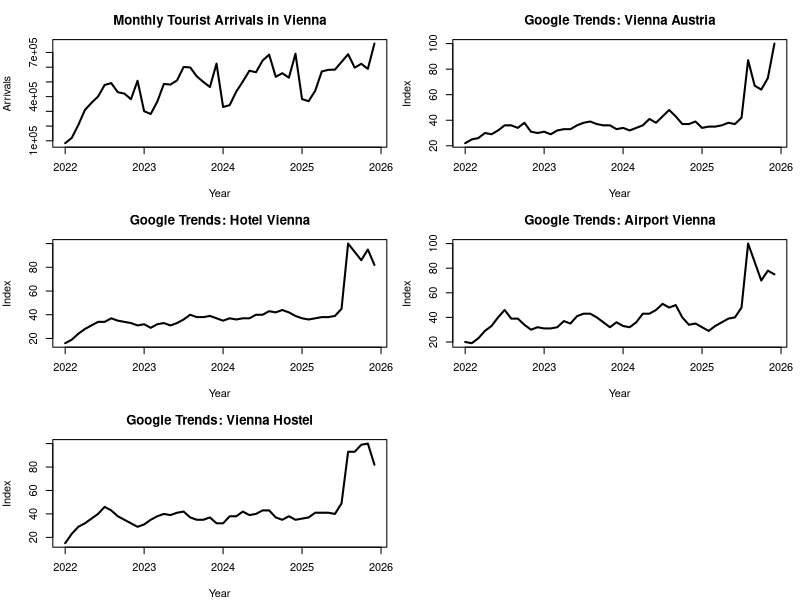
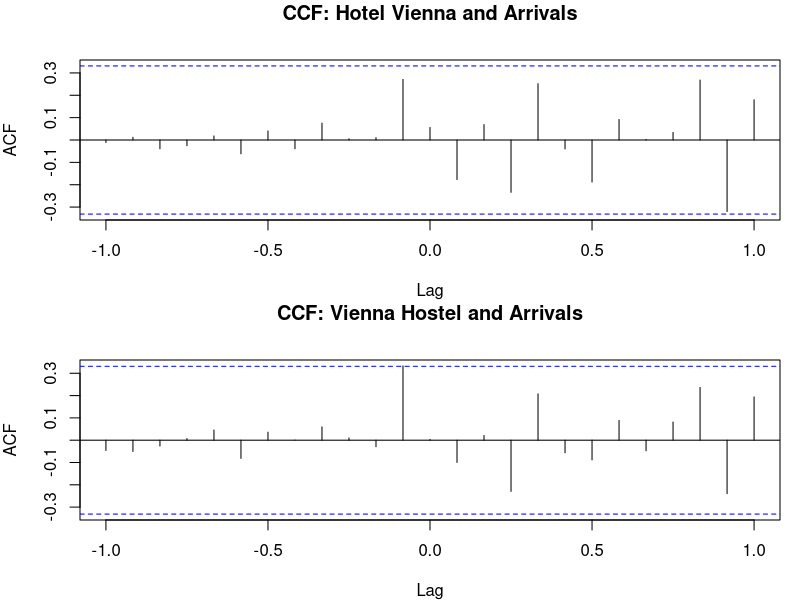
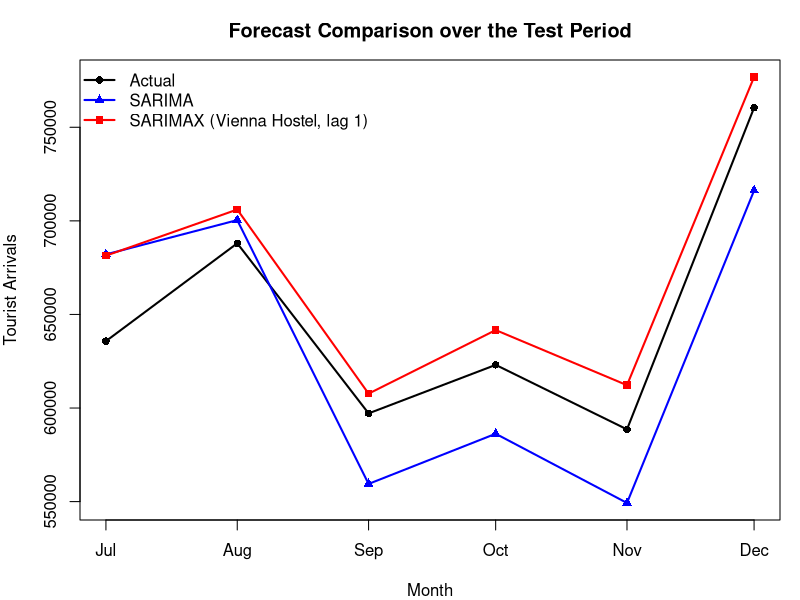
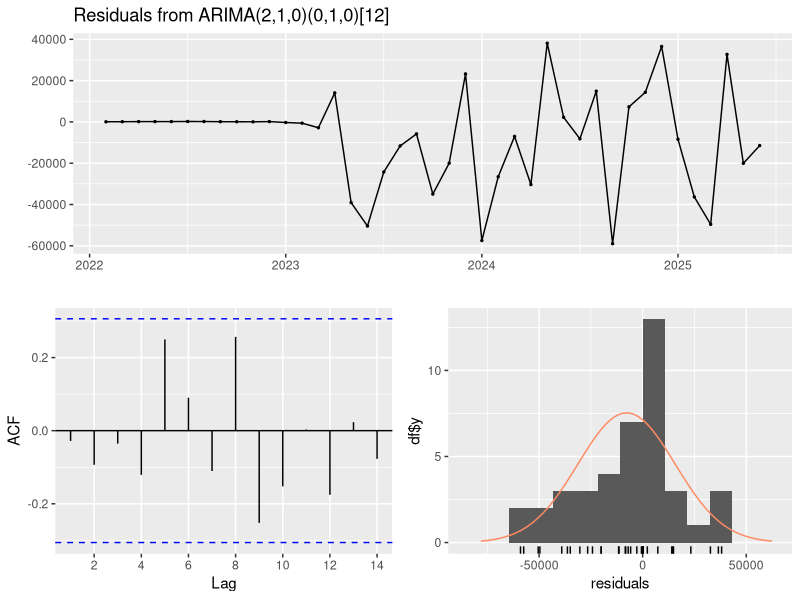
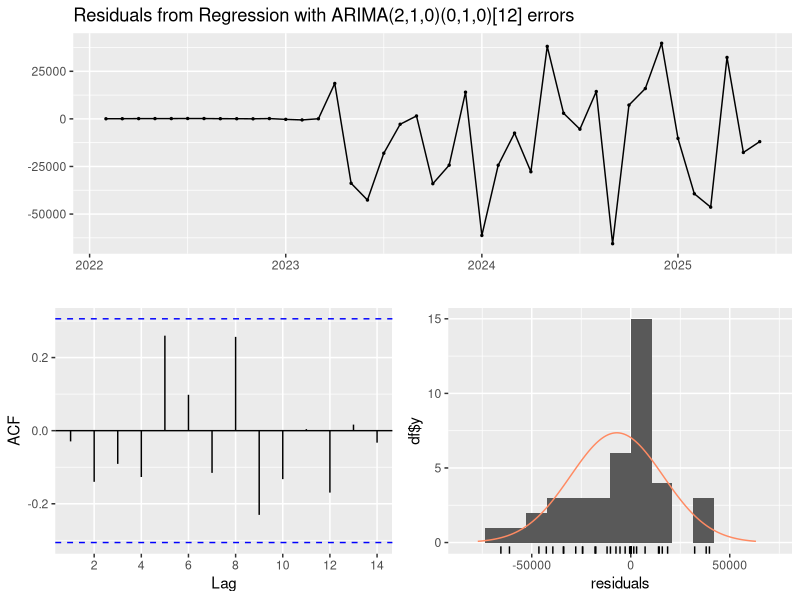

The R script that drew these images, in order:
# =========================================================
# Forecasting Monthly Tourist Arrivals in Vienna (2022–2025)
# R script
# =========================================================

# -------------------------
# 0. Packages
# -------------------------
library(forecast)
library(tseries)
library(lmtest)

# -------------------------
# 1.prepare data
# -------------------------
setwd("/Users/susan/Desktop/SE/data")

df <- read.csv("vienna_tourism.csv", stringsAsFactors = FALSE)

# Check data
colnames(df)
head(df)
str(df)

# Convert variables
df$Time <- as.Date(df$Time)

df$Arrivals <- as.numeric(df$Arrivals)
df$vienna.austria <- as.numeric(df$vienna.austria)
df$hotel.vienna <- as.numeric(df$hotel.vienna)
df$airport.vienna <- as.numeric(df$airport.vienna)
df$Vienna.hostel <- as.numeric(df$Vienna.hostel)

# Time series objects
arrivals_ts <- ts(df$Arrivals, start = c(2022, 1), frequency = 12)
austria_ts  <- ts(df$vienna.austria, start = c(2022, 1), frequency = 12)
hotel_ts    <- ts(df$hotel.vienna, start = c(2022, 1), frequency = 12)
airport_ts  <- ts(df$airport.vienna, start = c(2022, 1), frequency = 12)
hostel_ts   <- ts(df$Vienna.hostel, start = c(2022, 1), frequency = 12)

# -------------------------
# 2. Table 1: Descriptive statistics
# -------------------------
period <- format(df$Time, "%Y-%m")

get_stats <- function(x, varname, period) {
  min_idx <- which.min(x)
  max_idx <- which.max(x)
  
  data.frame(
    Variable = varname,
    Mean = round(mean(x, na.rm = TRUE), 2),
    SD = round(sd(x, na.rm = TRUE), 2),
    Min = round(min(x, na.rm = TRUE), 2),
    Min_Period = period[min_idx],
    Max = round(max(x, na.rm = TRUE), 2),
    Max_Period = period[max_idx]
  )
}

table1 <- rbind(
  get_stats(df$Arrivals, "Arrivals", period),
  get_stats(df$vienna.austria, "Vienna Austria", period),
  get_stats(df$hotel.vienna, "Hotel Vienna", period),
  get_stats(df$airport.vienna, "Airport Vienna", period),
  get_stats(df$Vienna.hostel, "Vienna Hostel", period)
)

print(table1)

# -------------------------
# 3. Figure 1: Time series plots
# -------------------------

par(mfrow = c(3, 2), mar = c(4, 4, 3, 1))

plot(arrivals_ts, type = "l", lwd = 2,
     main = "Monthly Tourist Arrivals in Vienna",
     ylab = "Arrivals", xlab = "Year")

plot(austria_ts, type = "l", lwd = 2,
     main = "Google Trends: Vienna Austria",
     ylab = "Index", xlab = "Year")

plot(hotel_ts, type = "l", lwd = 2,
     main = "Google Trends: Hotel Vienna",
     ylab = "Index", xlab = "Year")

plot(airport_ts, type = "l", lwd = 2,
     main = "Google Trends: Airport Vienna",
     ylab = "Index", xlab = "Year")

plot(hostel_ts, type = "l", lwd = 2,
     main = "Google Trends: Vienna Hostel",
     ylab = "Index", xlab = "Year")

par(mfrow = c(1, 1))

# -------------------------
# 4. ADF tests
# -------------------------
cat("--- ADF Test for Arrivals ---\n")
print(adf.test(arrivals_ts))

cat("--- ADF Test for Vienna Austria ---\n")
print(adf.test(austria_ts))

cat("--- ADF Test for Hotel Vienna ---\n")
print(adf.test(hotel_ts))

cat("--- ADF Test for Airport Vienna ---\n")
print(adf.test(airport_ts))

cat("--- ADF Test for Vienna Hostel ---\n")
print(adf.test(hostel_ts))

# First differences
arrivals_diff1 <- diff(arrivals_ts)
austria_diff1  <- diff(austria_ts)
hotel_diff1    <- diff(hotel_ts)
airport_diff1  <- diff(airport_ts)
hostel_diff1   <- diff(hostel_ts)

cat("--- ADF Test for First-Differenced Arrivals ---\n")
print(adf.test(arrivals_diff1))

cat("--- ADF Test for First-Differenced Vienna Austria ---\n")
print(adf.test(austria_diff1))

cat("--- ADF Test for First-Differenced Hotel Vienna ---\n")
print(adf.test(hotel_diff1))

cat("--- ADF Test for First-Differenced Airport Vienna ---\n")
print(adf.test(airport_diff1))

cat("--- ADF Test for First-Differenced Vienna Hostel ---\n")
print(adf.test(hostel_diff1))

# Seasonal / combined differencing for Arrivals
arrivals_seasdiff <- diff(arrivals_ts, lag = 12)
arrivals_bothdiff <- diff(diff(arrivals_ts), lag = 12)

cat("--- ADF Test for Seasonal-Differenced Arrivals ---\n")
print(adf.test(arrivals_seasdiff))

cat("--- ADF Test for First + Seasonal Differenced Arrivals ---\n")
print(adf.test(arrivals_bothdiff))

# Second differences for appendix variables
austria_diff2 <- diff(austria_ts, differences = 2)
airport_diff2 <- diff(airport_ts, differences = 2)

cat("--- ADF Test for Second-Differenced Vienna Austria ---\n")
print(adf.test(austria_diff2))

cat("--- ADF Test for Second-Differenced Airport Vienna ---\n")
print(adf.test(airport_diff2))

# -------------------------
# 5. CCF plots 
# -------------------------
arrivals_use <- diff(diff(arrivals_ts), lag = 12)
hotel_use    <- diff(hotel_ts)
hostel_use   <- diff(hostel_ts)

hotel_use <- window(
  hotel_use,
  start = time(arrivals_use)[1],
  end   = time(arrivals_use)[length(arrivals_use)]
)

hostel_use <- window(
  hostel_use,
  start = time(arrivals_use)[1],
  end   = time(arrivals_use)[length(arrivals_use)]
)


par(mfrow = c(2, 1), mar = c(4, 4, 3, 1))

ccf(hotel_use, arrivals_use,
    lag.max = 12,
    main = "CCF: Hotel Vienna and Arrivals")

ccf(hostel_use, arrivals_use,
    lag.max = 12,
    main = "CCF: Vienna Hostel and Arrivals")

par(mfrow = c(1, 1))

# -------------------------
# 6. Granger tests 
# -------------------------
g_h1 <- grangertest(arrivals_use ~ hotel_use, order = 1)
g_h2 <- grangertest(arrivals_use ~ hotel_use, order = 2)
g_h3 <- grangertest(arrivals_use ~ hotel_use, order = 3)

print(g_h1)
print(g_h2)
print(g_h3)

g_hs1 <- grangertest(arrivals_use ~ hostel_use, order = 1)
g_hs2 <- grangertest(arrivals_use ~ hostel_use, order = 2)
g_hs3 <- grangertest(arrivals_use ~ hostel_use, order = 3)

print(g_hs1)
print(g_hs2)
print(g_hs3)

table3 <- data.frame(
  Variable = c("Hotel Vienna", "Hotel Vienna", "Hotel Vienna",
               "Vienna Hostel", "Vienna Hostel", "Vienna Hostel"),
  Lag = c(1, 2, 3, 1, 2, 3),
  p_value = round(c(
    g_h1$`Pr(>F)`[2],
    g_h2$`Pr(>F)`[2],
    g_h3$`Pr(>F)`[2],
    g_hs1$`Pr(>F)`[2],
    g_hs2$`Pr(>F)`[2],
    g_hs3$`Pr(>F)`[2]
  ), 4)
)

table3$Significance <- ifelse(table3$p_value < 0.01, "**",
                              ifelse(table3$p_value < 0.05, "*", ""))

print(table3)

# -------------------------
# 7. Forecast comparison function
# -------------------------
rmse <- function(actual, predicted) {
  sqrt(mean((actual - predicted)^2, na.rm = TRUE))
}

mape <- function(actual, predicted) {
  mean(abs((actual - predicted) / actual), na.rm = TRUE) * 100
}

calc_metrics <- function(actual, forecast_obj) {
  pred <- as.numeric(forecast_obj$mean)
  c(
    RMSE = rmse(actual, pred),
    MAPE = mape(actual, pred)
  )
}

run_forecast_comparison <- function(y, x, lag_k, label, test_len = 6) {
  
  n <- length(y)
  common_start <- lag_k + 1
  common_end <- n
  
  y_all <- y[common_start:common_end]
  x_lag <- x[(common_start - lag_k):(common_end - lag_k)]
  
  n_common <- length(y_all)
  train_idx <- 1:(n_common - test_len)
  test_idx  <- (n_common - test_len + 1):n_common
  
  y_train <- ts(y_all[train_idx], frequency = 12)
  y_test  <- y_all[test_idx]
  
  x_train <- matrix(x_lag[train_idx], ncol = 1)
  x_test  <- matrix(x_lag[test_idx], ncol = 1)
  
  fit_base <- auto.arima(
    y_train,
    d = 1,
    D = 1,
    seasonal = TRUE,
    stepwise = FALSE,
    approximation = FALSE
  )
  
  fc_base <- forecast(fit_base, h = test_len)
  base_metrics <- calc_metrics(y_test, fc_base)
  
  fit_x <- auto.arima(
    y_train,
    xreg = x_train,
    d = 1,
    D = 1,
    seasonal = TRUE,
    stepwise = FALSE,
    approximation = FALSE
  )
  
  fc_x <- forecast(fit_x, xreg = x_test, h = test_len)
  x_metrics <- calc_metrics(y_test, fc_x)
  
  out <- data.frame(
    Model = c("Baseline SARIMA", paste0("SARIMAX (", label, ", lag ", lag_k, ")")),
    RMSE = round(c(base_metrics["RMSE"], x_metrics["RMSE"]), 2),
    MAPE = round(c(base_metrics["MAPE"], x_metrics["MAPE"]), 2)
  )
  
  return(list(
    baseline_model = fit_base,
    sarimax_model = fit_x,
    comparison = out
  ))
}

# -------------------------
# 8. Forecast comparison
# -------------------------
y <- df$Arrivals
hotel <- df$hotel.vienna
hostel <- df$Vienna.hostel

res_hotel_l1  <- run_forecast_comparison(y, hotel, 1, "Hotel Vienna")
res_hotel_l2  <- run_forecast_comparison(y, hotel, 2, "Hotel Vienna")
res_hotel_l3  <- run_forecast_comparison(y, hotel, 3, "Hotel Vienna")

res_hostel_l1 <- run_forecast_comparison(y, hostel, 1, "Vienna Hostel")
res_hostel_l2 <- run_forecast_comparison(y, hostel, 2, "Vienna Hostel")
res_hostel_l3 <- run_forecast_comparison(y, hostel, 3, "Vienna Hostel")

print(res_hotel_l1$comparison)
print(res_hotel_l2$comparison)
print(res_hotel_l3$comparison)

print(res_hostel_l1$comparison)
print(res_hostel_l2$comparison)
print(res_hostel_l3$comparison)

table4 <- data.frame(
  Model = c(
    "Baseline SARIMA",
    "SARIMAX (Hotel Vienna, lag 1)",
    "SARIMAX (Hotel Vienna, lag 2)",
    "SARIMAX (Hotel Vienna, lag 3)",
    "SARIMAX (Vienna Hostel, lag 1)",
    "SARIMAX (Vienna Hostel, lag 2)",
    "SARIMAX (Vienna Hostel, lag 3)"
  ),
  RMSE = c(
    res_hostel_l1$comparison$RMSE[1],
    res_hotel_l1$comparison$RMSE[2],
    res_hotel_l2$comparison$RMSE[2],
    res_hotel_l3$comparison$RMSE[2],
    res_hostel_l1$comparison$RMSE[2],
    res_hostel_l2$comparison$RMSE[2],
    res_hostel_l3$comparison$RMSE[2]
  ),
  MAPE = c(
    res_hostel_l1$comparison$MAPE[1],
    res_hotel_l1$comparison$MAPE[2],
    res_hotel_l2$comparison$MAPE[2],
    res_hotel_l3$comparison$MAPE[2],
    res_hostel_l1$comparison$MAPE[2],
    res_hostel_l2$comparison$MAPE[2],
    res_hostel_l3$comparison$MAPE[2]
  )
)

table4$Better_than_Baseline <- c(
  "Baseline",
  ifelse(table4$RMSE[2] < table4$RMSE[1] & table4$MAPE[2] < table4$MAPE[1], "Yes", "No"),
  ifelse(table4$RMSE[3] < table4$RMSE[1] & table4$MAPE[3] < table4$MAPE[1], "Yes", "No"),
  ifelse(table4$RMSE[4] < table4$RMSE[1] & table4$MAPE[4] < table4$MAPE[1], "Yes", "No"),
  ifelse(table4$RMSE[5] < table4$RMSE[1] & table4$MAPE[5] < table4$MAPE[1], "Yes", "No"),
  ifelse(table4$RMSE[6] < table4$RMSE[1] & table4$MAPE[6] < table4$MAPE[1], "Yes", "No"),
  ifelse(table4$RMSE[7] < table4$RMSE[1] & table4$MAPE[7] < table4$MAPE[1], "Yes", "No")
)

print(table4)

# -------------------------
# 9. Forecast plot
# -------------------------
test_len <- 6
n <- nrow(df)

common_start <- 2
common_end <- n

y_all <- df$Arrivals[common_start:common_end]
x_all <- df$Vienna.hostel[(common_start - 1):(common_end - 1)]

n_common <- length(y_all)
train_idx <- 1:(n_common - test_len)
test_idx  <- (n_common - test_len + 1):n_common

y_train <- ts(y_all[train_idx], frequency = 12, start = c(2022, 2))
y_test  <- y_all[test_idx]

x_train <- matrix(x_all[train_idx], ncol = 1)
x_test  <- matrix(x_all[test_idx], ncol = 1)

fit_sarima <- auto.arima(
  y_train,
  d = 1,
  D = 1,
  seasonal = TRUE,
  stepwise = FALSE,
  approximation = FALSE
)

fit_sarimax <- auto.arima(
  y_train,
  xreg = x_train,
  d = 1,
  D = 1,
  seasonal = TRUE,
  stepwise = FALSE,
  approximation = FALSE
)

fc_sarima  <- forecast(fit_sarima, h = test_len)
fc_sarimax <- forecast(fit_sarimax, xreg = x_test, h = test_len)

all_dates <- seq.Date(from = as.Date("2022-01-01"), by = "month", length.out = n)
aligned_dates <- all_dates[common_start:common_end]
test_dates <- aligned_dates[test_idx]


plot(
  test_dates, y_test,
  type = "o", pch = 16, lwd = 2, col = "black",
  xlab = "Month",
  ylab = "Tourist Arrivals",
  main = "Forecast Comparison over the Test Period",
  ylim = range(c(y_test, fc_sarima$mean, fc_sarimax$mean))
)

lines(test_dates, fc_sarima$mean, type = "o", pch = 17, lwd = 2, col = "blue")
lines(test_dates, fc_sarimax$mean, type = "o", pch = 15, lwd = 2, col = "red")

legend(
  "topleft",
  legend = c("Actual", "SARIMA", "SARIMAX (Vienna Hostel, lag 1)"),
  col = c("black", "blue", "red"),
  lty = 1,
  pch = c(16, 17, 15),
  lwd = 2,
  bty = "n"
)


# -------------------------
# 10. Residual diagnostics
# -------------------------
summary(fit_sarima)
summary(fit_sarimax)

checkresiduals(fit_sarima)
checkresiduals(fit_sarimax)

# -------------------------
# 11. Appendix: Granger tests for Vienna Austria / Airport Vienna
# -------------------------
austria_use <- diff(austria_ts, differences = 2)
airport_use <- diff(airport_ts, differences = 2)

austria_use <- window(
  austria_use,
  start = time(arrivals_use)[1],
  end   = time(arrivals_use)[length(arrivals_use)]
)

airport_use <- window(
  airport_use,
  start = time(arrivals_use)[1],
  end   = time(arrivals_use)[length(arrivals_use)]
)

g_a1 <- grangertest(arrivals_use ~ austria_use, order = 1)
g_a2 <- grangertest(arrivals_use ~ austria_use, order = 2)
g_a3 <- grangertest(arrivals_use ~ austria_use, order = 3)

g_ap1 <- grangertest(arrivals_use ~ airport_use, order = 1)
g_ap2 <- grangertest(arrivals_use ~ airport_use, order = 2)
g_ap3 <- grangertest(arrivals_use ~ airport_use, order = 3)

print(g_a1)
print(g_a2)
print(g_a3)

print(g_ap1)
print(g_ap2)
print(g_ap3)

appendix_granger <- data.frame(
  Variable = c("Vienna Austria", "Vienna Austria", "Vienna Austria",
               "Airport Vienna", "Airport Vienna", "Airport Vienna"),
  Lag = c(1, 2, 3, 1, 2, 3),
  p_value = round(c(
    g_a1$`Pr(>F)`[2],
    g_a2$`Pr(>F)`[2],
    g_a3$`Pr(>F)`[2],
    g_ap1$`Pr(>F)`[2],
    g_ap2$`Pr(>F)`[2],
    g_ap3$`Pr(>F)`[2]
  ), 4)
)

appendix_granger$Significance <- ifelse(appendix_granger$p_value < 0.01, "**",
                                        ifelse(appendix_granger$p_value < 0.05, "*", ""))

print(appendix_granger)

# -------------------------
# 12. Appendix: Forecast comparison for Vienna Austria / Airport Vienna
# -------------------------
austria <- df$vienna.austria
airport <- df$airport.vienna

res_austria_l1 <- run_forecast_comparison(y, austria, 1, "Vienna Austria")
res_austria_l2 <- run_forecast_comparison(y, austria, 2, "Vienna Austria")
res_austria_l3 <- run_forecast_comparison(y, austria, 3, "Vienna Austria")

res_airport_l1 <- run_forecast_comparison(y, airport, 1, "Airport Vienna")
res_airport_l2 <- run_forecast_comparison(y, airport, 2, "Airport Vienna")
res_airport_l3 <- run_forecast_comparison(y, airport, 3, "Airport Vienna")

print(res_austria_l1$comparison)
print(res_austria_l2$comparison)
print(res_austria_l3$comparison)

print(res_airport_l1$comparison)
print(res_airport_l2$comparison)
print(res_airport_l3$comparison)

appendix_forecast <- data.frame(
  Model = c(
    "Baseline SARIMA",
    "SARIMAX (Vienna Austria, lag 1)",
    "SARIMAX (Vienna Austria, lag 2)",
    "SARIMAX (Vienna Austria, lag 3)",
    "SARIMAX (Airport Vienna, lag 1)",
    "SARIMAX (Airport Vienna, lag 2)",
    "SARIMAX (Airport Vienna, lag 3)"
  ),
  RMSE = c(
    res_austria_l1$comparison$RMSE[1],
    res_austria_l1$comparison$RMSE[2],
    res_austria_l2$comparison$RMSE[2],
    res_austria_l3$comparison$RMSE[2],
    res_airport_l1$comparison$RMSE[2],
    res_airport_l2$comparison$RMSE[2],
    res_airport_l3$comparison$RMSE[2]
  ),
  MAPE = c(
    res_austria_l1$comparison$MAPE[1],
    res_austria_l1$comparison$MAPE[2],
    res_austria_l2$comparison$MAPE[2],
    res_austria_l3$comparison$MAPE[2],
    res_airport_l1$comparison$MAPE[2],
    res_airport_l2$comparison$MAPE[2],
    res_airport_l3$comparison$MAPE[2]
  )
)

appendix_forecast$Better_than_Baseline <- c(
  "Baseline",
  ifelse(appendix_forecast$RMSE[2] < appendix_forecast$RMSE[1] &
           appendix_forecast$MAPE[2] < appendix_forecast$MAPE[1], "Yes", "No"),
  ifelse(appendix_forecast$RMSE[3] < appendix_forecast$RMSE[1] &
           appendix_forecast$MAPE[3] < appendix_forecast$MAPE[1], "Yes", "No"),
  ifelse(appendix_forecast$RMSE[4] < appendix_forecast$RMSE[1] &
           appendix_forecast$MAPE[4] < appendix_forecast$MAPE[1], "Yes", "No"),
  ifelse(appendix_forecast$RMSE[5] < appendix_forecast$RMSE[1] &
           appendix_forecast$MAPE[5] < appendix_forecast$MAPE[1], "Yes", "No"),
  ifelse(appendix_forecast$RMSE[6] < appendix_forecast$RMSE[1] &
           appendix_forecast$MAPE[6] < appendix_forecast$MAPE[1], "Yes", "No"),
  ifelse(appendix_forecast$RMSE[7] < appendix_forecast$RMSE[1] &
           appendix_forecast$MAPE[7] < appendix_forecast$MAPE[1], "Yes", "No")
)

print(appendix_forecast)
